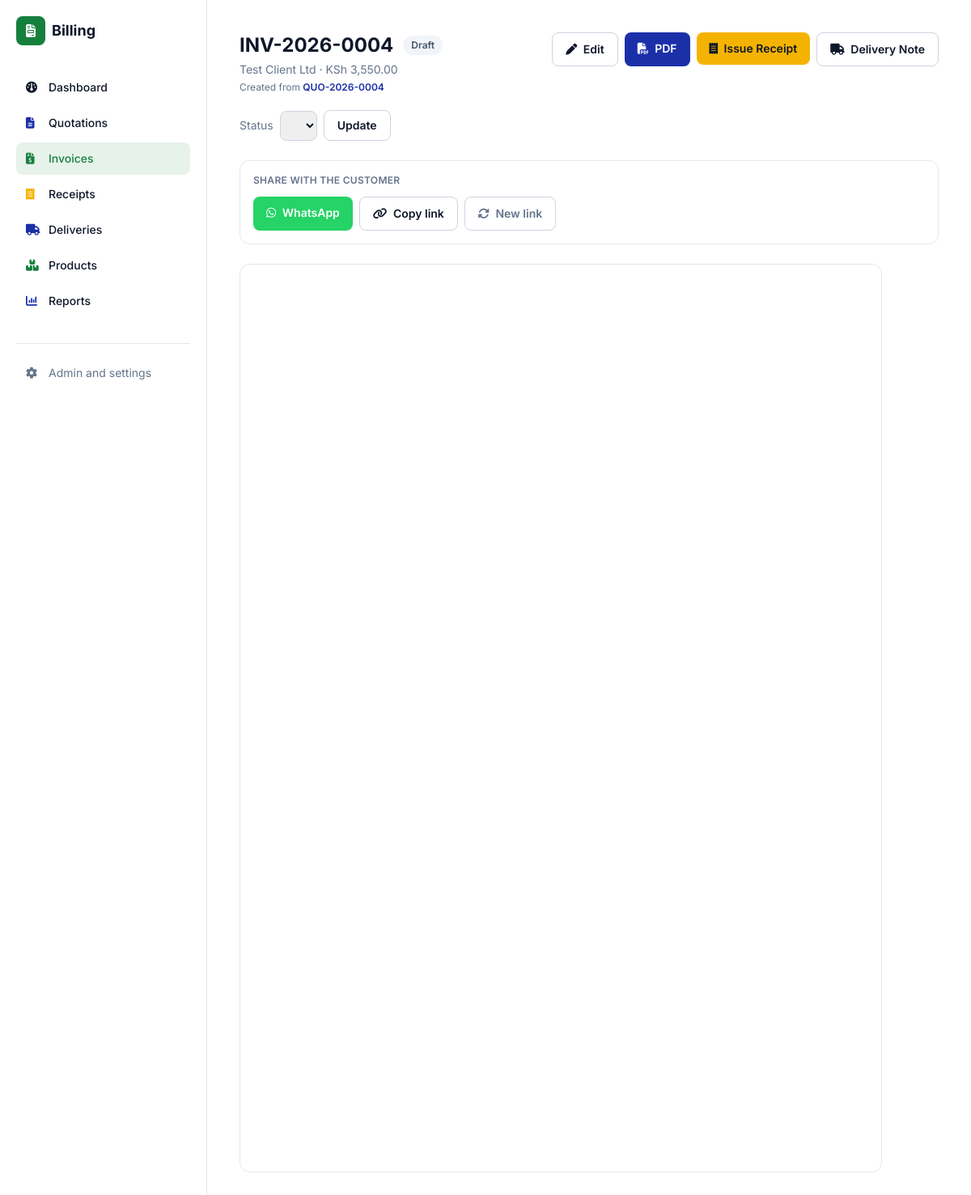
Page /doc/11/ (signed in) on the committed database.
### documents/models.py (models this page shows, shortened)
class Document(models.Model):
    QUOTATION, INVOICE, RECEIPT = "quotation", "invoice", "receipt"
    TYPES = [(QUOTATION, "Quotation"), (INVOICE, "Invoice"), (RECEIPT, "Receipt")]
    PREFIX = {QUOTATION: "QUO", INVOICE: "INV", RECEIPT: "RCP"}
    STATUSES = [
        ("draft", "Draft"), ("sent", "Sent"), ("accepted", "Accepted"),
        ("paid", "Paid"), ("void", "Void"),
    ]
    PAYMENT_METHODS = [
        ("cash", "Cash"), ("mpesa", "M-Pesa"), ("bank", "Bank Transfer"), ("card", "Card"),
    ]
    VAT_MODES = [
        ("exclusive", "VAT exclusive (add VAT on top)"),
        ("inclusive", "VAT inclusive (prices include VAT)"),
        ("none", "No VAT"),
    ]
    doc_type = models.CharField(max_length=10, choices=TYPES)
    number = models.CharField(max_length=30, unique=True, editable=False)
    client = models.ForeignKey(Client, null=True, blank=True, on_delete=models.SET_NULL)
    client_name = models.CharField(max_length=150, blank=True, help_text="Walk-in name if no client")
    issue_date = models.DateField(default=timezone.localdate)
    due_date = models.DateField(null=True, blank=True)
    status = models.CharField(max_length=10, choices=STATUSES, default="draft")
    vat_mode = models.CharField(max_length=10, choices=VAT_MODES, default="exclusive")
    served_by = models.CharField(max_length=80, blank=True)
    discount = models.DecimalField(max_digits=12, decimal_places=2, default=0)
    payment_method = models.CharField(max_length=10, choices=PAYMENT_METHODS, blank=True)
    payment_reference = models.CharField(max_length=60, blank=True)
    notes = models.TextField(blank=True)
    terms = models.TextField(blank=True)
    buyer_pin = models.CharField("Buyer KRA PIN", max_length=20, blank=True)
    etims_invoice_no = models.CharField("eTIMS invoice no.", max_length=60, blank=True)
    etims_qr = models.CharField("eTIMS QR data or link", max_length=500, blank=True,
                                help_text="Paste the QR link or data KRA gives you for this invoice")
    share_token = models.CharField(max_length=32, unique=True, null=True, blank=True, editable=False)
    share_viewed_at = models.DateTimeField(null=True, blank=True, editable=False)
    business = models.JSONField(default=dict, blank=True, editable=False)
    source = models.ForeignKey("self", null=True, blank=True, on_delete=models.SET_NULL,
                               related_name="converted")
    created_at = models.DateTimeField(auto_now_add=True)
    class Meta:
        ordering = ["-created_at"]
    @property
    def display_client(self):
        return self.client.name if self.client else (self.client_name or "Walk-in Customer")
    @property
    def items_total(self):
        return sum((i.line_total for i in self.items.all()), Decimal("0"))
    @property
    def gross(self):
        return max(self.items_total - self.discount, Decimal("0"))
    @property
    def total(self):
        return self.gross + self.vat_amount if self.vat_mode == "exclusive" else self.gross
    @property
    def is_overdue(self):
        return bool(self.doc_type == self.INVOICE and self.due_date
                    and self.status == "sent" and self.due_date < timezone.localdate())
    @property
    def status_label(self):
        return "Overdue" if self.is_overdue else self.get_status_display()
    @property
    def status_style(self):
        return STATUS_STYLES["overdue" if self.is_overdue else self.status]

class Client(models.Model):
    name = models.CharField(max_length=150)
    phone = models.CharField(max_length=50, blank=True)
    email = models.EmailField(blank=True)
    address = models.TextField(blank=True)
    kra_pin = models.CharField(max_length=30, blank=True)
    class Meta:
        ordering = ["name"]

class DocumentItem(models.Model):
    document = models.ForeignKey(Document, related_name="items", on_delete=models.CASCADE)
    description = models.CharField(max_length=255)
    serial_numbers = models.TextField(blank=True, help_text="Optional, one per line")
    quantity = models.DecimalField(max_digits=10, decimal_places=2, default=1)
    unit_price = models.DecimalField(max_digits=12, decimal_places=2)
    product = models.ForeignKey("Product", null=True, blank=True, on_delete=models.SET_NULL,
                                related_name="sold_items")
    @property
    def line_total(self):
        return self.quantity * self.unit_price

### documents/views.py (the view)
# urls.py: path("doc/<int:pk>/", views.document_detail, name="detail"),
@login_required
def document_detail(request, pk):
    doc = get_object_or_404(Document, pk=pk)
    return render(request, "documents/document_detail.html", {"doc": doc, "meta": TYPE_META[doc.doc_type]})

### templates/documents/document_detail.html (shortened to what this page needs)
{% extends "base.html" %}
{% block content %}
<div class="flex flex-col lg:flex-row lg:items-start lg:justify-between gap-4 mb-5">
  <div class="min-w-0">
    <div class="flex flex-wrap items-center gap-3">
      <h1 class="text-2xl font-bold">{{ doc.number }}</h1>
      <span class="px-2.5 py-1 rounded-full text-xs font-semibold {{ doc.status_style }}">{{ doc.status_label }}</span>
    </div>
    <p class="text-sm text-slate-500 mt-1">{{ doc.display_client }} &middot; KSh {{ doc.total|floatformat:"2g" }}</p>
    {% if doc.source %}<p class="text-xs text-slate-500 mt-1">Created from
      <a class="text-brand-blue font-semibold" href="{% url 'documents:detail' doc.source.pk %}">{{ doc.source.number }}</a></p>{% endif %}
  </div>
  <div class="grid grid-cols-2 sm:flex sm:flex-wrap gap-2 text-sm font-semibold">
    <a href="{% url 'documents:edit' doc.pk %}" class="block text-center px-4 py-2.5 rounded-lg border border-slate-300 hover:bg-slate-50"><i class="fa-solid fa-pen mr-1"></i> Edit</a>
    <a href="{% url 'documents:pdf' doc.pk %}" target="_blank" class="block text-center px-4 py-2.5 rounded-lg bg-brand-blue text-white"><i class="fa-solid fa-file-pdf mr-1"></i> PDF</a>
    {% if not converted and doc.status != 'void' %}
      {% if doc.doc_type == 'quotation' %}
      <form method="post" action="{% url 'documents:convert' doc.pk 'invoice' %}">{% csrf_token %}
        <button class="w-full px-4 py-2.5 rounded-lg bg-brand-gold text-brand-ink"><i class="fa-solid fa-right-left mr-1"></i> To Invoice</button></form>
      {% elif doc.doc_type == 'invoice' %}
      <form method="post" action="{% url 'documents:convert' doc.pk 'receipt' %}">{% csrf_token %}
        <button class="w-full px-4 py-2.5 rounded-lg bg-brand-gold text-brand-ink"><i class="fa-solid fa-receipt mr-1"></i> Issue Receipt</button></form>
      {% endif %}
    {% endif %}
    {% if doc.doc_type != 'quotation' and doc.status != 'void' %}
      {% if delivery %}
      <a href="{% url 'documents:delivery_detail' delivery.pk %}" class="block text-center px-4 py-2.5 rounded-lg border border-slate-300 hover:bg-slate-50"><i class="fa-solid fa-truck mr-1"></i> {{ delivery.number }}</a>
      {% else %}
      <form method="post" action="{% url 'documents:delivery_create' doc.pk %}">{% csrf_token %}
        <button class="w-full px-4 py-2.5 rounded-lg border border-slate-300 hover:bg-slate-50"><i class="fa-solid fa-truck mr-1"></i> Delivery Note</button></form>
      {% endif %}
    {% endif %}
  </div>
</div>
<form method="post" action="{% url 'documents:status' doc.pk %}" class="flex flex-wrap items-center gap-2 text-sm mb-6">
  <label class="text-slate-500">Status</label>
  <select name="status" class="flex-1 sm:flex-none rounded-lg border border-slate-300 px-3 py-2">
  </select>
  <button class="px-4 py-2 rounded-lg border border-slate-300 font-semibold hover:bg-slate-50">Update</button>
</form>
<div class="rounded-xl border border-slate-200 p-4 mb-6">
  <p class="text-xs font-semibold text-slate-500 uppercase tracking-wide mb-3">Share with the customer</p>
  <div class="grid grid-cols-2 sm:flex sm:flex-wrap gap-2 text-sm font-semibold">
    <a href="{{ whatsapp_url }}" target="_blank" rel="noopener" class="block text-center px-4 py-2.5 rounded-lg text-white" style="background:#25D366">
      <i class="fa-brands fa-whatsapp mr-1"></i> WhatsApp</a>
    <button type="button" id="copy-link" data-url="{{ share_link }}" class="px-4 py-2.5 rounded-lg border border-slate-300 hover:bg-slate-50">
      <i class="fa-solid fa-link mr-1"></i> Copy link</button>
    <form method="post" action="{% url 'documents:share_reset' doc.pk %}" onsubmit="return confirm('The old link will stop working. Continue?')">
      {% csrf_token %}<button class="w-full px-4 py-2.5 rounded-lg border border-slate-300 text-slate-500 hover:bg-slate-50">
        <i class="fa-solid fa-rotate mr-1"></i> New link</button></form>
  </div>
</div>
<div class="w-full">
  {% if doc.doc_type == 'receipt' %}
  <div class="fit-wrap" data-w="340" data-h="1100">
    <iframe src="{% url 'documents:preview' doc.pk %}" class="bg-white rounded-xl border border-slate-200" style="width:340px;height:1100px"></iframe>
  </div>
  {% else %}
  <div class="fit-wrap" data-w="794" data-h="1123">
    <iframe src="{% url 'documents:preview' doc.pk %}" class="bg-white rounded-xl border border-slate-200" style="width:794px;height:1123px"></iframe>
  </div>
  {% endif %}
</div>
{% endblock %}

### templates/base.html (style rules this page uses)
html { -webkit-text-size-adjust: 100%; }

### rows in the picture
Document: number "INV-2026-0004", status_label "Draft", display_client "Test Client Ltd", total "3,550.00", source.number "QUO-2026-0004"
